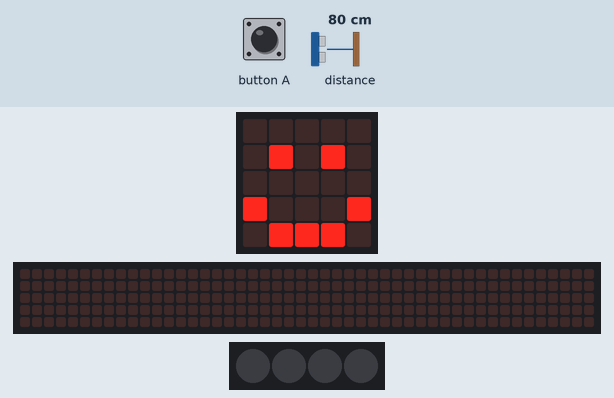
Recording of a program running on a simulated BBC micro:bit (MakeCode). On the bench: the board's 5×5 LED display, a strip that is not on the board, showing the scrolling text unrolled, 4 RGB LEDs in strip order, left to right. The inputs (shaded band) are chosen by the test bench; at power-on: distance to the obstacle 80 cm. Dim RGB values are drawn brighter than linear; the 48×5 strip is a reading aid, not a part: it shows the text the display is scrolling, unrolled, one strip-width of it at a time.

Above: at 1.8 s.
1.9 s: button A pressed for 0.15 s
At 2.13 s:
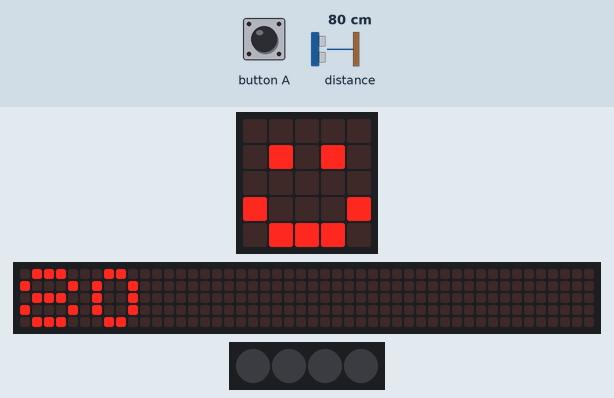
At 2.58 s:
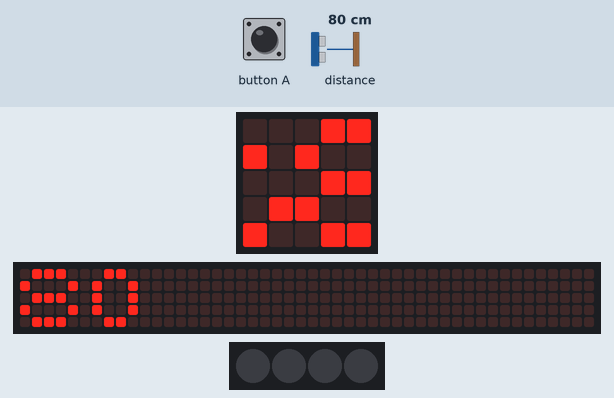
2.6 s: button A pressed for 0.15 s
3.3 s: distance to the obstacle set to 2 cm
At 6.4 s:
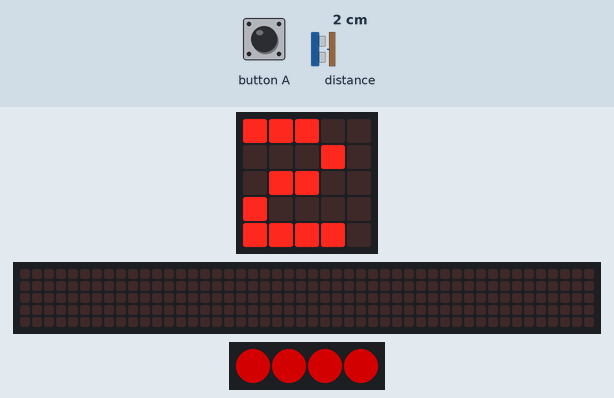
Timing chart, 0 to 7.9 s (numbered marks = the images above; inputs shaded):
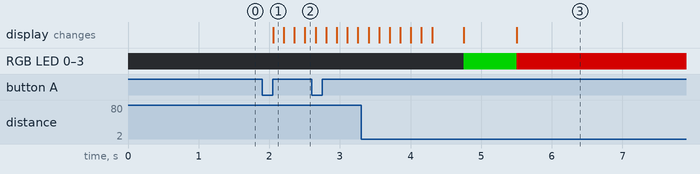

The program:

main.ts
```typescript
// (licence header left out)
        // variable
        let distanceToObject: number = 0
        let neopixelStrip: neopixel.Strip = null

        // Clean
        basic.clearScreen()
        neopixelStrip = neopixel.create(DigitalPin.P16, 4, NeoPixelMode.RGB)
        neopixelStrip.setPixelColor(0, neopixel.colors(NeoPixelColors.Black))
        neopixelStrip.setPixelColor(1, neopixel.colors(NeoPixelColors.Black))
        neopixelStrip.setPixelColor(2, neopixel.colors(NeoPixelColors.Black))
        neopixelStrip.setPixelColor(3, neopixel.colors(NeoPixelColors.Black))
        neopixelStrip.show()
        basic.showIcon(IconNames.Happy)


        input.onButtonPressed(Button.A, function() {
        distanceToObject = sonar.ping(
        DigitalPin.P8,
        DigitalPin.P12,
        PingUnit.Centimeters)
        basic.showNumber(distanceToObject)

        // turn light on
        if (distanceToObject < 10) {
        neopixelStrip = neopixel.create(DigitalPin.P16, 4, NeoPixelMode.RGB)
        neopixelStrip.setPixelColor(0, neopixel.colors(NeoPixelColors.Red))
        neopixelStrip.setPixelColor(1, neopixel.colors(NeoPixelColors.Red))
        neopixelStrip.setPixelColor(2, neopixel.colors(NeoPixelColors.Red))
        neopixelStrip.setPixelColor(3, neopixel.colors(NeoPixelColors.Red))
        neopixelStrip.show()
      }  else {
        neopixelStrip = neopixel.create(DigitalPin.P16, 4, NeoPixelMode.RGB)
        neopixelStrip.setPixelColor(0, neopixel.colors(NeoPixelColors.Green))
        neopixelStrip.setPixelColor(1, neopixel.colors(NeoPixelColors.Green))
        neopixelStrip.setPixelColor(2, neopixel.colors(NeoPixelColors.Green))
        neopixelStrip.setPixelColor(3, neopixel.colors(NeoPixelColors.Green))
        neopixelStrip.show()
        }
})
```

Measured:
- after the input at 1.9 s, the display: changes after 0.16 s (image 1)
